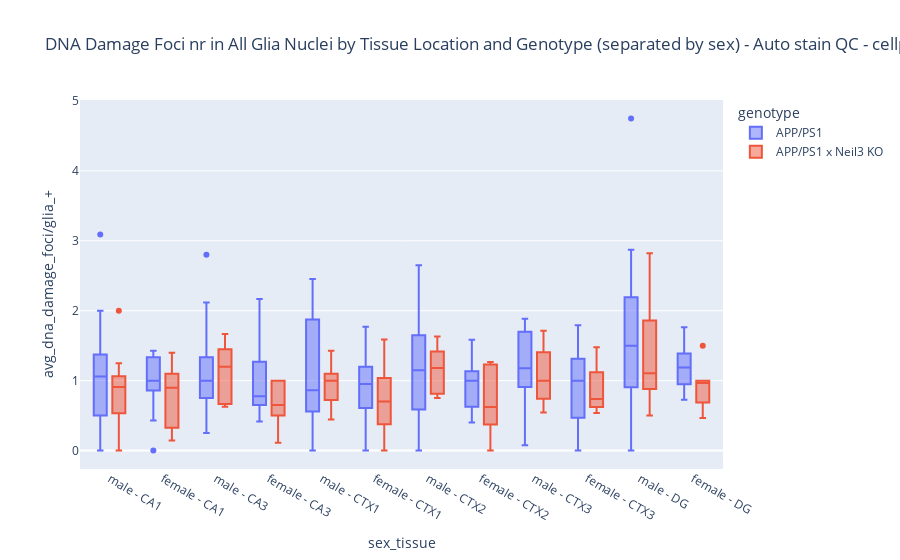

Source (notebook cell):
### Code cell
# Create the boxplot with ordered categories
fig = px.box(auto_filtered_df, x='sex_tissue', y='avg_dna_damage_foci/glia_+',
             color='genotype',  # Different genotypes will be shown in different colors
             category_orders={'sex_tissue': categories},  # Ensuring the specified order
             title=f'DNA Damage Foci nr in All Glia Nuclei by Tissue Location and Genotype (separated by sex) - Auto stain QC - {parameters_title}')

# Show the plot
fig.show()

### Figure 1 — Plotly figure (JSON) as saved in the notebook; plotly's stock layout.template omitted (floating-point values rounded to 4 significant figures; data arrays with more than 128 entries replaced by an {"elided": "..."} marker saying what was removed)
{"data": [{"alignmentgroup": "True", "hovertemplate": "genotype=APP/PS1<br>sex_tissue=%{x}<br>avg_dna_damage_foci/glia_+=%{y}<extra></extra>", "legendgroup": "APP/PS1", "marker": {"color": "#636efa"}, "name": "APP/PS1", "notched": false, "offsetgroup": "APP/PS1", "orientation": "v", "showlegend": true, "type": "box", "x": {"elided": "137 str values"}, "x0": " ", "xaxis": "x", "y": {"elided": "137 float values"}, "y0": " ", "yaxis": "y"}, {"alignmentgroup": "True", "hovertemplate": "genotype=APP/PS1 x Neil3 KO<br>sex_tissue=%{x}<br>avg_dna_damage_foci/glia_+=%{y}<extra></extra>", "legendgroup": "APP/PS1 x Neil3 KO", "marker": {"color": "#EF553B"}, "name": "APP/PS1 x Neil3 KO", "notched": false, "offsetgroup": "APP/PS1 x Neil3 KO", "orientation": "v", "showlegend": true, "type": "box", "x": ["male - CA1", "male - CA3", "male - CTX1", "male - CTX2", "male - CTX3", "male - DG", "male - CA1", "male - CA3", "male - CTX1", "male - CTX2", "male - CTX3", "male - DG", "female - CA1", "female - CA3", "female - CTX1", "female - CTX2", "female - CTX3", "female - DG", "male - CA1", "male - CA3", "male - CTX1", "male - CTX2", "male - CTX3", "male - DG", "male - CA1", "male - CA3", "male - CTX1", "male - CTX2", "male - CTX3", "male - DG", "female - CA1", "female - CA3", "female - CTX1", "female - CTX2", "female - CTX3", "female - DG", "male - CA1", "male - CA3", "male - CTX1", "male - CTX2", "male - CTX3", "male - DG", "female - CA1", "female - CA3", "female - CTX1", "female - CTX2", "female - CTX3", "female - DG", "female - CA1", "female - CA3", "female - CTX1", "female - CTX2", "female - CTX3", "female - DG", "male - CA1", "male - CA3", "male - CTX1", "male - CTX2", "male - CTX3", "male - DG", "female - CA1", "female - CA3", "female - CTX1", "female - CTX2", "female - CTX3", "female - DG", "male - CA1", "male - CA3", "male - CTX1", "male - CTX2", "male - CTX3", "male - DG", "female - CA1", "female - CA3", "female - CTX1", "female - CTX2", "female - CTX3", "female - DG", "female - CA1", "female - CA3", "female - CTX1", "female - CTX2", "female - CTX3", "female - DG", "male - CA1", "male - CA3", "male - CTX1", "male - CTX2", "male - CTX3", "male - DG", "male - CA1", "male - CA3", "male - CTX1", "male - CTX2", "male - CTX3", "male - DG", "female - CA1", "female - CA3", "female - CTX1", "female - CTX2", "female - CTX3", "female - DG"], "x0": " ", "xaxis": "x", "y": [1, 1.2, 0.4444, 1.389, 1.714, 0.8235, 0.5455, 0.6667, 1.071, 1.632, 0.9286, 0.5, 0.1429, 0.5, 0.4545, 0.6, 1.3, 0.5, 0.6667, 1.4, 0.6429, 1.182, 1.5, 0.9, 1, 1.6, 1, 1.5, 0.6667, 1, 1, 0.5, 1.588, 1.267, 1.478, 0.9333, 0, 1, 1, 0.8462, 1.091, 2.824, 1.4, 1, 1.125, 1.192, 0.9375, 1, 1, 1, 0.7, 1.267, 0.7778, 1, 0.5, 0.625, 0.95, 0.8182, 1.375, 1.8, 0.5, 0.5, null, 0, 0.6, 1, 2, 1.667, 0.75, 0.8, 0.7647, 2.045, 0.1538, 0.1111, 0, 0.1429, 0.6452, 0.4667, 1.2, 1, 0.3478, 0.6452, 0.5385, 0.875, 0.9091, 1.375, 1.429, 0.75, 0.5455, 1.107, 1.25, 0.6667, 1.176, 1.188, 1, 1.5, 0.8, 0.8, 0.7778, 0.6, 0.6957, 1.5], "y0": " ", "yaxis": "y"}], "layout": {"boxmode": "group", "legend": {"title": {"text": "genotype"}, "tracegroupgap": 0}, "title": {"text": "DNA Damage Foci nr in All Glia Nuclei by Tissue Location and Genotype (separated by sex) - Auto stain QC - cellpdia30_sigma1_dilrad4_dnad_obj_seg_v1_gliaero6_gliathr20_dnadero2"}, "xaxis": {"anchor": "y", "categoryarray": ["male - CA1", "female - CA1", "male - CA3", "female - CA3", "male - CTX1", "female - CTX1", "male - CTX2", "female - CTX2", "male - CTX3", "female - CTX3", "male - DG", "female - DG"], "categoryorder": "array", "domain": [0, 1], "title": {"text": "sex_tissue"}}, "yaxis": {"anchor": "x", "domain": [0, 1], "title": {"text": "avg_dna_damage_foci/glia_+"}}}}
